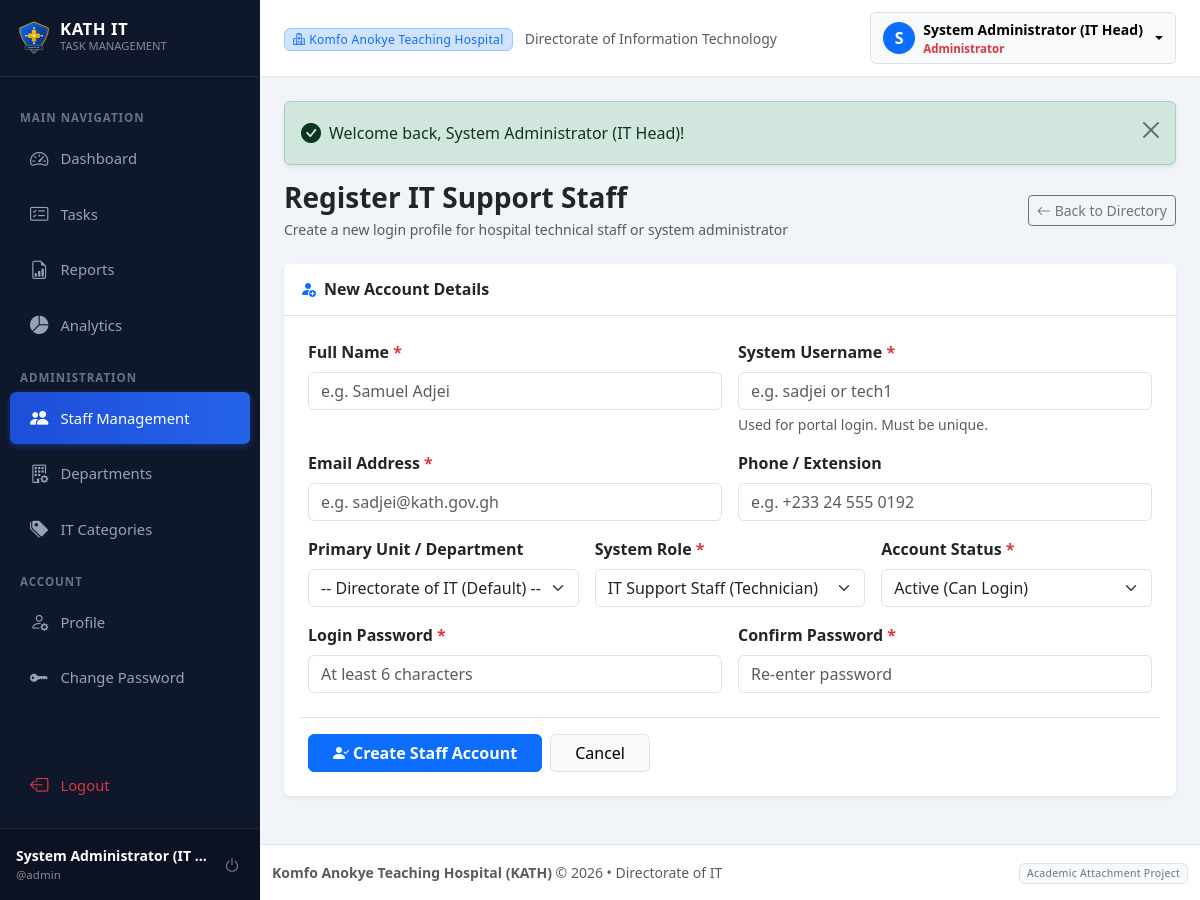
/admin/user_add.php (signed in), run on the app's committed database.
### tables this page shows
CREATE TABLE IF NOT EXISTS `users` (
    `id` INT AUTO_INCREMENT PRIMARY KEY,
    `full_name` VARCHAR(150) NOT NULL,
    `username` VARCHAR(60) NOT NULL UNIQUE,
    `email` VARCHAR(150) NOT NULL UNIQUE,
    `phone` VARCHAR(30) NULL,
    `password` VARCHAR(255) NOT NULL,
    `role` ENUM('admin', 'staff') NOT NULL DEFAULT 'staff',
    `department_id` INT NULL,
    `status` ENUM('active', 'inactive') NOT NULL DEFAULT 'active',
    `created_at` TIMESTAMP DEFAULT CURRENT_TIMESTAMP,
    `updated_at` TIMESTAMP DEFAULT CURRENT_TIMESTAMP ON UPDATE CURRENT_TIMESTAMP,
    CONSTRAINT `fk_users_department` FOREIGN KEY (`department_id`) 
        REFERENCES `departments`(`id`) ON DELETE SET NULL ON UPDATE CASCADE
);

### includes/auth.php (called while the page is built, shortened)
<?php
require_once __DIR__ . '/../config/database.php';
require_once __DIR__ . '/functions.php';
if ($pdo) {
    try {
        $stmt = $pdo->prepare("SELECT id, full_name, username, email, phone, role, department_id, status FROM users WHERE id = :id LIMIT 1");
        $stmt->execute([':id' => $_SESSION['user']['id']]);
    } catch (PDOException $e) {
    }
}

### includes/admin_auth.php (called while the page is built, shortened)
<?php
require_once __DIR__ . '/auth.php';

### admin/user_add.php (the view, shortened to what this page needs)
<?php
require_once __DIR__ . '/../includes/admin_auth.php';
$full_name = '';
$username = '';
$email = '';
$phone = '';
$role = 'staff';
$status = 'active';
include __DIR__ . '/../includes/header.php';
?>
<div class="d-flex justify-content-between align-items-center mb-4">
    <div>
        <h3 class="fw-bold mb-1 text-dark">Register IT Support Staff</h3>
        <p class="text-muted mb-0 small">Create a new login profile for hospital technical staff or system administrator</p>
    </div>
    <div>
        <a href="<?= BASE_URL ?>admin/users.php" class="btn btn-outline-secondary btn-sm">
            <i class="bi bi-arrow-left me-1"></i>Back to Directory
        </a>
    </div>
</div>
<div class="card shadow-sm border-0 mb-4">
    <div class="card-header bg-white py-3 border-bottom">
        <h6 class="mb-0 fw-bold text-dark"><i class="bi bi-person-fill-add text-primary me-2"></i>New Account Details</h6>
    </div>
    <div class="card-body p-4">
        <form action="user_add.php" method="POST" autocomplete="off">
            <div class="row g-3">
                <div class="col-md-6">
                    <label for="full_name" class="form-label fw-semibold">Full Name <span class="text-danger">*</span></label>
                    <input type="text" class="form-control" id="full_name" name="full_name" value="<?= h($full_name) ?>" placeholder="e.g. Samuel Adjei" required>
                </div>
                <div class="col-md-6">
                    <label for="username" class="form-label fw-semibold">System Username <span class="text-danger">*</span></label>
                    <input type="text" class="form-control" id="username" name="username" value="<?= h($username) ?>" placeholder="e.g. sadjei or tech1" required>
                    <div class="form-text small">Used for portal login. Must be unique.</div>
                </div>
                <div class="col-md-6">
                    <label for="email" class="form-label fw-semibold">Email Address <span class="text-danger">*</span></label>
                    <input type="email" class="form-control" id="email" name="email" value="<?= h($email) ?>" placeholder="e.g. sadjei@kath.gov.gh" required>
                </div>
                <div class="col-md-6">
                    <label for="phone" class="form-label fw-semibold">Phone / Extension</label>
                    <input type="text" class="form-control" id="phone" name="phone" value="<?= h($phone) ?>" placeholder="e.g. +233 24 555 0192">
                </div>
                <div class="col-md-4">
                    <label for="department_id" class="form-label fw-semibold">Primary Unit / Department</label>
                    <select class="form-select" id="department_id" name="department_id">
                        <option value="">-- Directorate of IT (Default) --</option>
                    </select>
                </div>
                <div class="col-md-4">
                    <label for="role" class="form-label fw-semibold">System Role <span class="text-danger">*</span></label>
                    <select class="form-select" id="role" name="role" required>
                        <option value="staff" <?= $role === 'staff' ? 'selected' : '' ?>>IT Support Staff (Technician)</option>
                    </select>
                </div>
                <div class="col-md-4">
                    <label for="status" class="form-label fw-semibold">Account Status <span class="text-danger">*</span></label>
                    <select class="form-select" id="status" name="status" required>
                        <option value="active" <?= $status === 'active' ? 'selected' : '' ?>>Active (Can Login)</option>
                    </select>
                </div>
                <div class="col-md-6">
                    <label for="password" class="form-label fw-semibold">Login Password <span class="text-danger">*</span></label>
                    <input type="password" class="form-control" id="password" name="password" placeholder="At least 6 characters" minlength="6" required>
                </div>
                <div class="col-md-6">
                    <label for="confirm_password" class="form-label fw-semibold">Confirm Password <span class="text-danger">*</span></label>
                    <input type="password" class="form-control" id="confirm_password" name="confirm_password" placeholder="Re-enter password" minlength="6" required>
                </div>
                <div class="col-12 mt-4 pt-3 border-top d-flex gap-2">
                    <button type="submit" class="btn btn-primary px-4 fw-semibold">
                        <i class="bi bi-person-check-fill me-1"></i>Create Staff Account
                    </button>
                    <a href="<?= BASE_URL ?>admin/users.php" class="btn btn-light border px-4">
                        Cancel
                    </a>
                </div>
            </div>
        </form>
    </div>
</div>
<?php include __DIR__ . '/../includes/footer.php'; ?>

### includes/header.php (shortened to what this page needs)
<!DOCTYPE html>
<html lang="en">
<head>
    <link href="https://cdn.jsdelivr.net/npm/bootstrap@5.3.2/dist/css/bootstrap.min.css" rel="stylesheet">
    <link rel="stylesheet" href="https://cdn.jsdelivr.net/npm/bootstrap-icons@1.11.3/font/bootstrap-icons.min.css">
    <link rel="stylesheet" href="<?= BASE_URL ?>assets/css/style.css">
</head>
<body>
    <div class="wrapper">
        <?php include __DIR__ . '/sidebar.php'; ?>
        <div class="main-content">
            <nav class="top-navbar d-flex align-items-center justify-content-between">
                <div class="d-flex align-items-center">
                    <div class="d-none d-sm-block">
                        <span class="badge bg-primary-subtle text-primary border border-primary-subtle px-2 py-1 me-2">
                            <i class="bi bi-hospital me-1"></i>Komfo Anokye Teaching Hospital
                        </span>
                        <span class="text-muted small">Directorate of Information Technology</span>
                    </div>
                </div>
                <div class="d-flex align-items-center gap-3">
                    <?php if ($user): ?>
                        <div class="dropdown">
                            <button class="btn btn-light dropdown-toggle d-flex align-items-center gap-2 border" type="button" data-bs-toggle="dropdown" aria-expanded="false">
                                <div class="bg-primary text-white rounded-circle d-flex align-items-center justify-content-center" style="width: 32px; height: 32px; font-weight: 600;">
                                    <?= strtoupper(substr($user['full_name'] ?? 'U', 0, 1)) ?>
                                </div>
                                <div class="text-start d-none d-md-block">
                                    <div class="fw-semibold small leading-tight"><?= h($user['full_name']) ?></div>
                                    <div class="text-muted" style="font-size: 0.72rem;">
                                        <?= $user['role'] === 'admin' ? '<span class="text-danger fw-bold">Administrator</span>' : '<span class="text-primary">IT Support Staff</span>' ?>
                                    </div>
                                </div>
                            </button>
                        </div>
                    <?php endif; ?>
                </div>
            </nav>
            <div class="container-fluid p-4">

### includes/sidebar.php (shortened to what this page needs)
<?php
$user = current_user();
$currentScript = basename($_SERVER['SCRIPT_NAME'] ?? '');
$isAdmin = is_admin();
?>
<aside class="sidebar">
    <a href="<?= BASE_URL ?><?= $isAdmin ? 'admin/dashboard.php' : 'staff/dashboard.php' ?>" class="sidebar-brand text-decoration-none">
        <img src="<?= BASE_URL ?>assets/images/kath-badge.svg" alt="KATH Badge" width="36" height="36" class="me-2">
        <div class="d-flex flex-column">
            <span class="lh-1 text-white" style="font-size: 1.05rem; letter-spacing: 0.5px;">KATH IT</span>
            <span class="text-white-50" style="font-size: 0.7rem; font-weight: 400;">TASK MANAGEMENT</span>
        </div>
    </a>
    <div class="nav flex-column py-3 flex-grow-1 overflow-auto">
        <?php if ($isAdmin): ?>
            <div class="sidebar-heading">Main Navigation</div>
            <a href="<?= BASE_URL ?>admin/dashboard.php" class="nav-link <?= $currentScript === 'dashboard.php' ? 'active' : '' ?>">
                <i class="bi bi-speedometer2"></i>
                <span>Dashboard</span>
            </a>
            <a href="<?= BASE_URL ?>admin/tasks.php" class="nav-link <?= in_array($currentScript, ['tasks.php', 'task_view.php', 'task_edit.php']) ? 'active' : '' ?>">
                <i class="bi bi-card-checklist"></i>
                <span>Tasks</span>
            </a>
            <a href="<?= BASE_URL ?>admin/reports.php" class="nav-link <?= $currentScript === 'reports.php' ? 'active' : '' ?>">
                <i class="bi bi-file-earmark-bar-graph"></i>
                <span>Reports</span>
            </a>
            <a href="<?= BASE_URL ?>admin/analytics.php" class="nav-link <?= $currentScript === 'analytics.php' ? 'active' : '' ?>">
                <i class="bi bi-pie-chart-fill"></i>
                <span>Analytics</span>
            </a>
            <div class="sidebar-heading">Administration</div>
            <a href="<?= BASE_URL ?>admin/users.php" class="nav-link <?= in_array($currentScript, ['users.php', 'user_add.php', 'user_edit.php']) ? 'active' : '' ?>">
                <i class="bi bi-people-fill"></i>
                <span>Staff Management</span>
            </a>
            <a href="<?= BASE_URL ?>admin/departments.php" class="nav-link <?= $currentScript === 'departments.php' ? 'active' : '' ?>">
                <i class="bi bi-building-gear"></i>
                <span>Departments</span>
            </a>
            <a href="<?= BASE_URL ?>admin/categories.php" class="nav-link <?= $currentScript === 'categories.php' ? 'active' : '' ?>">
                <i class="bi bi-tags-fill"></i>
                <span>IT Categories</span>
            </a>
            <div class="sidebar-heading">Account</div>
            <a href="<?= BASE_URL ?>admin/profile.php" class="nav-link <?= $currentScript === 'profile.php' ? 'active' : '' ?>">
                <i class="bi bi-person-gear"></i>
                <span>Profile</span>
            </a>
            <a href="<?= BASE_URL ?>admin/profile.php#password" class="nav-link">
                <i class="bi bi-key-fill"></i>
                <span>Change Password</span>
            </a>
        <?php endif; ?>
        <div class="mt-auto pt-3">
            <a href="<?= BASE_URL ?>logout.php" class="nav-link text-danger">
                <i class="bi bi-box-arrow-left"></i>
                <span>Logout</span>
            </a>
        </div>
    </div>
    <?php if ($user): ?>
        <div class="sidebar-user d-flex align-items-center">
            <div class="flex-grow-1 overflow-hidden me-2">
                <div class="text-white text-truncate small fw-bold"><?= h($user['full_name']) ?></div>
                <div class="text-white-50 text-truncate" style="font-size: 0.72rem;">@<?= h($user['username']) ?></div>
            </div>
            <a href="<?= BASE_URL ?>logout.php" class="btn btn-sm btn-outline-secondary text-white-50 border-0 p-1" title="Sign Out">
                <i class="bi bi-power fs-6"></i>
            </a>
        </div>
    <?php endif; ?>
</aside>

### assets/css/style.css (style rules this page uses)
:root { --primary-color: #0d47a1; --primary-hover: #083478; --primary-light: #e8f0fe; --secondary-color: #1976d2; --accent-color: #0288d1; --kath-gold: #f59e0b; --dark-navy: #0a192f; --sidebar-bg: #0f172a; --sidebar-color: #94a3b8; --sidebar-hover: #ffffff; --sidebar-active-bg: #1e293b; --card-shadow: 0 4px 12px rgba(0, 0, 0, 0.05); --border-color: #e2e8f0; }
body { font-family: 'Segoe UI', system-ui, -apple-system, BlinkMacSystemFont, Roboto, sans-serif; background-color: #f8fafc; color: #1e293b; min-height: 100vh; display: flex; flex-direction: column; }
.wrapper { display: flex; width: 100%; align-items: stretch; flex: 1; }
.sidebar { min-width: 260px; max-width: 260px; background: var(--sidebar-bg); color: var(--sidebar-color); transition: all 0.3s ease; z-index: 1040; display: flex; flex-direction: column; }
.sidebar .sidebar-brand { padding: 1.25rem 1rem; font-size: 1.1rem; font-weight: 700; color: #ffffff; display: flex; align-items: center; border-bottom: 1px solid rgba(255, 255, 255, 0.08); }
.sidebar .nav-link { color: var(--sidebar-color); padding: 0.75rem 1.25rem; font-size: 0.925rem; font-weight: 500; display: flex; align-items: center; border-radius: 6px; margin: 2px 10px; transition: all 0.2s ease; }
.sidebar .nav-link i { font-size: 1.15rem; margin-right: 0.75rem; }
.sidebar .nav-link.active { color: #ffffff; background: linear-gradient(90deg, #1d4ed8 0%, #2563eb 100%); box-shadow: 0 2px 6px rgba(37, 99, 235, 0.4); }
.sidebar-heading { text-transform: uppercase; font-size: 0.72rem; letter-spacing: 1px; padding: 1rem 1.25rem 0.25rem; color: #64748b; font-weight: 700; }
.sidebar-user { padding: 1rem; border-top: 1px solid rgba(255, 255, 255, 0.08); background: rgba(0, 0, 0, 0.2); }
.main-content { flex: 1; min-width: 0; display: flex; flex-direction: column; background-color: #f1f5f9; }
.top-navbar { background: #ffffff; border-bottom: 1px solid var(--border-color); padding: 0.75rem 1.5rem; box-shadow: 0 1px 3px rgba(0,0,0,0.02); }
.badge { font-weight: 500; letter-spacing: 0.3px; padding: 0.4em 0.65em; }

### data on the page
users: full_name "System Administrator (IT…", username "admin", full_name "S", full_name "System Administrator (IT Head)"

### other printed values
$message "Welcome back, System Administrator (IT Head)!"
